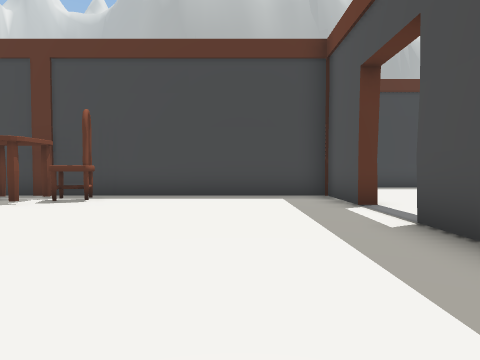
[1] (above)

24 first-person views from a walk through a scene from a Unity 3-D project. The camera is 1.4 m above the floor, tilts 2° down and sees 75° across. The floor is counted in squares, 2 m on a side. Each view is taken from the middle of a square. On the plan, view 1 faces up. The plan holds only what a view shows up to about 10 squares ahead; the rest is blank. The place goes on beyond the plan.

[2]
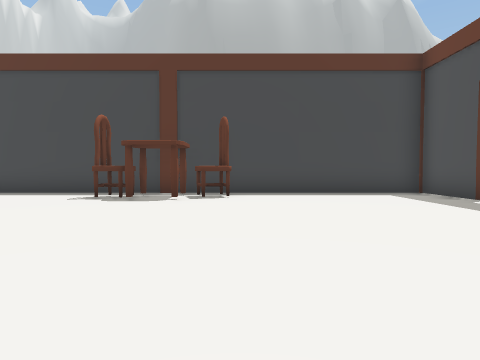

[3]
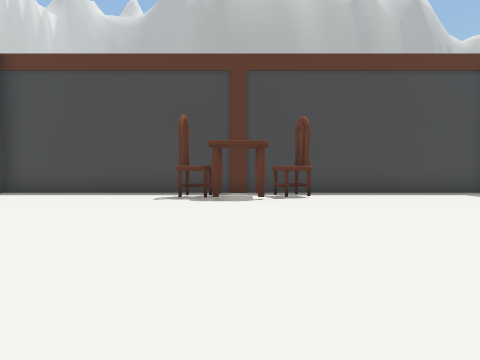

[4]
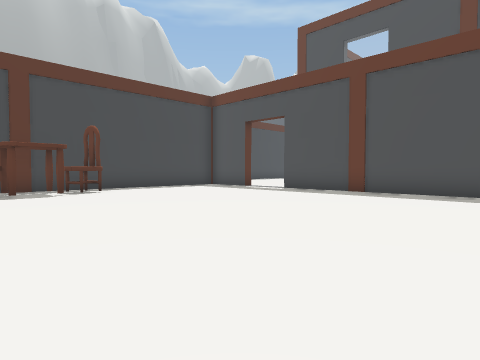

[5]
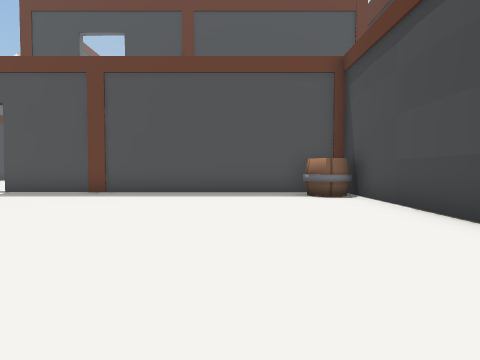

[6]
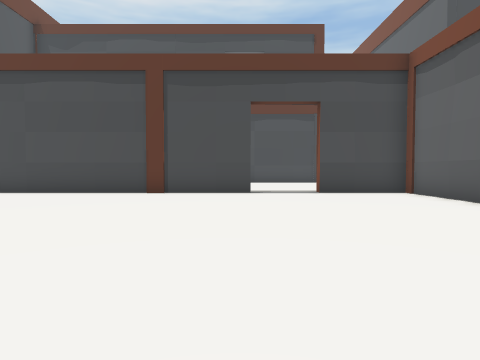

[7]
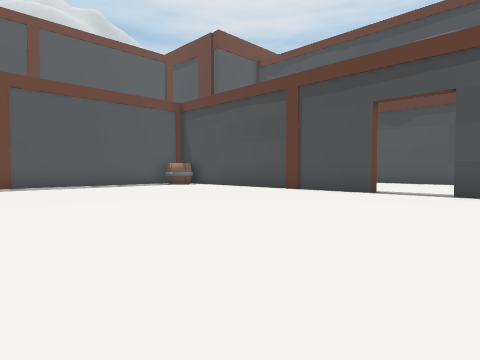

[8]
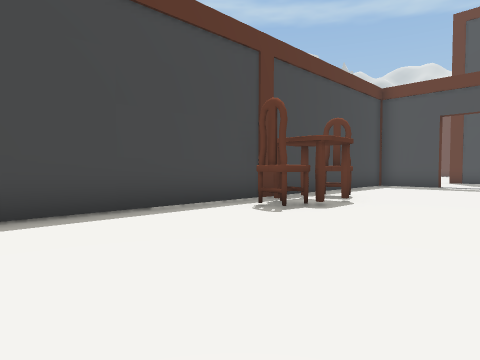

[9]
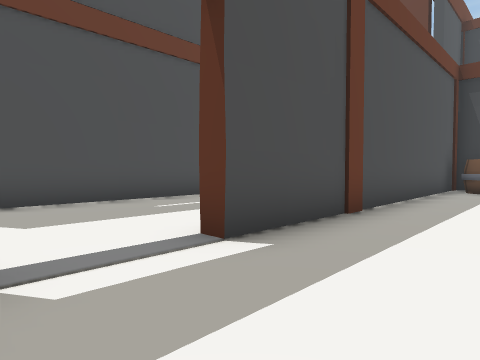

[10]
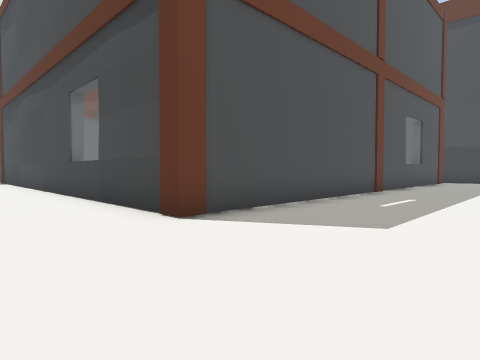

[11]
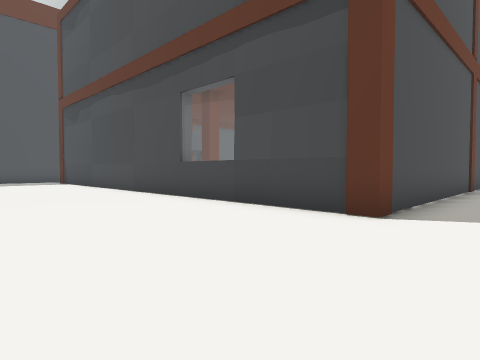

[12]
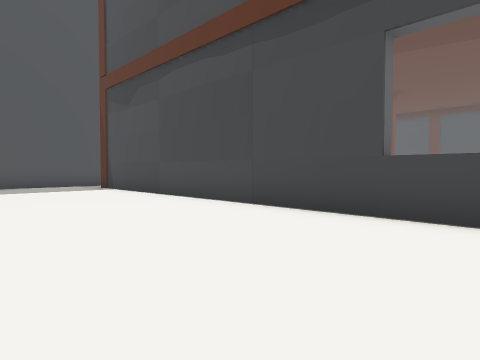

[13]
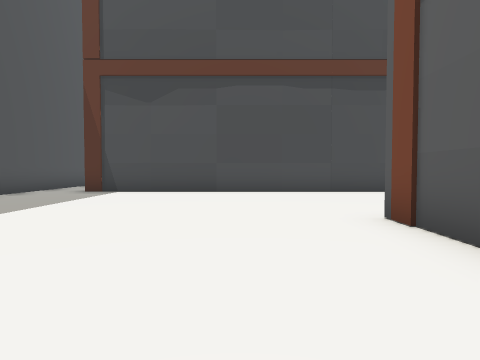

[14]
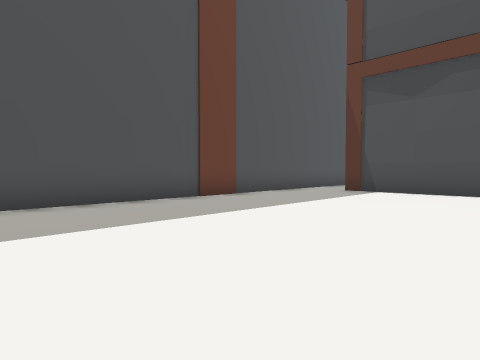

[15]
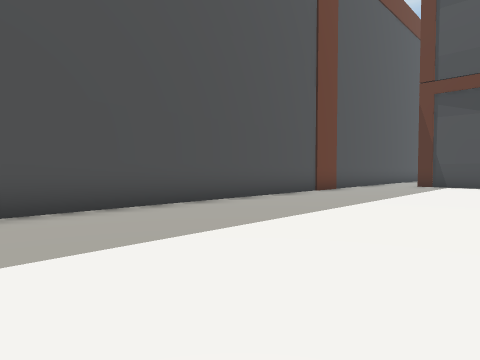

[16]
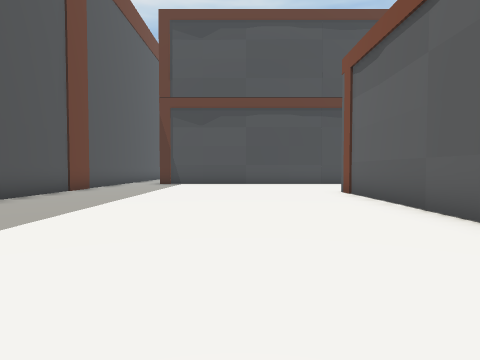

[17]
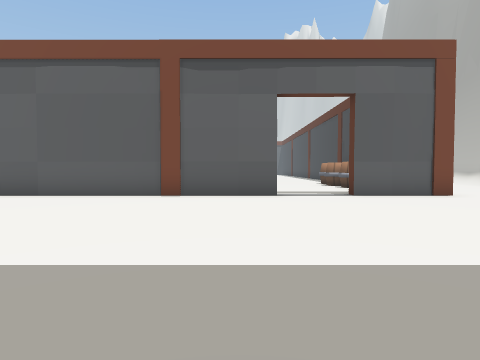

[18]
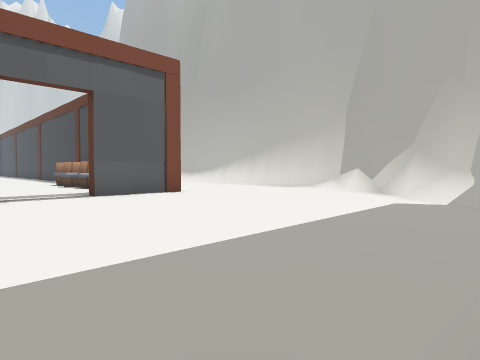

[19]
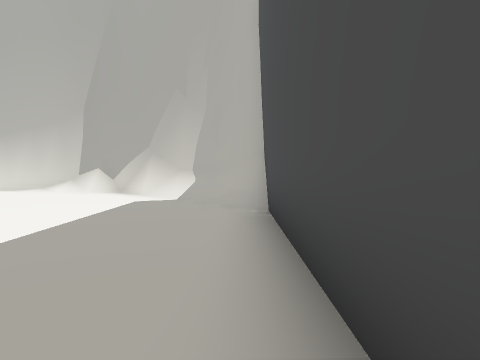

[20]
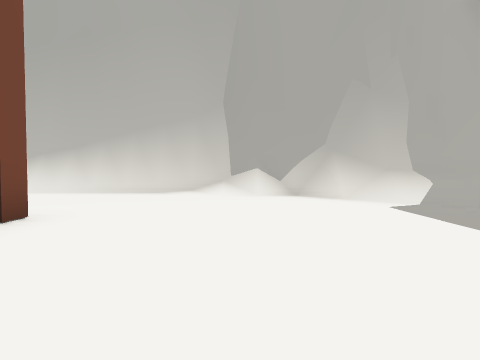

[21]
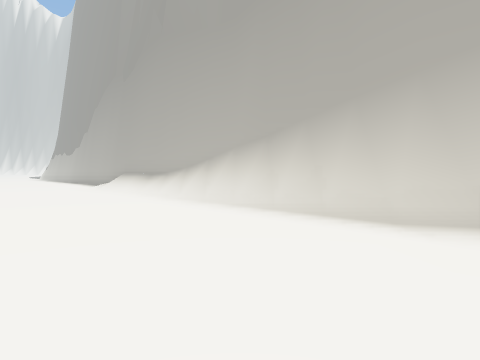

[22]
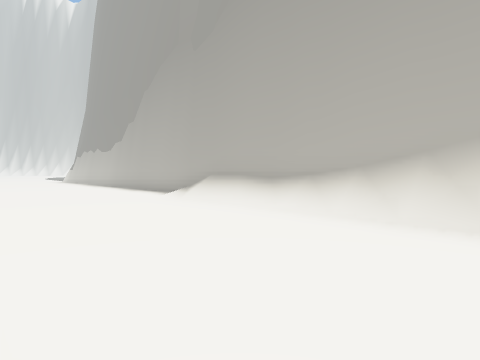

[23]
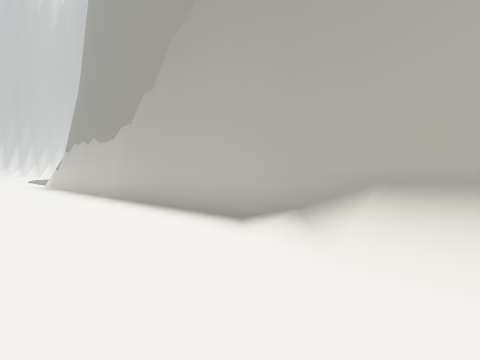

[24]
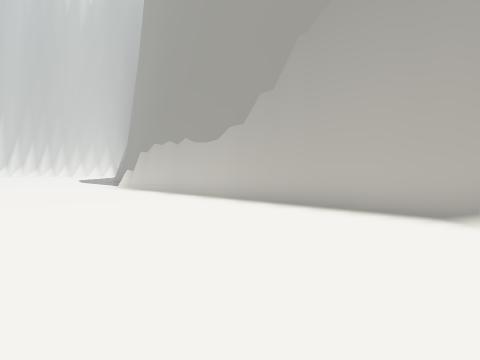

### Floor plan
Points are (right, up) in squares from view 1. A wall is a line through its corners. A room is listed if a view was taken in it or the views show most of it. See-through windows are left out.
Room 1 (views 1, 2, 3, 4, 5, 6, 7, 8, 9)
walls: (-7.3, -6.1) (2.2, -6.1) (2.2, 4); (2.2, 5.9) (2.2, 8) (-11.5, 8); (-11.5, -6.1) (-9.2, -6.1)
ways out: opening at (-8.5, -6) to room 2; opening at (2, 4.5) to room 2
objects: chair (-6, 6) to (-6, 7); chair (-4, 7) to (-3, 7); barrel (1, -5)
Room 2 (views 10, 11, 12, 13, 14, 15, 16, 17, 18, 19, 20, 21, 22, 23, 24)
walls: (2.2, 4) (2.8, 4); (6.8, -1.4) (6.8, 6.4) (21.8, 6.4); (14.9, 22) (14.9, 11.5); (23.5, 6) (23.5, 19.4); (14.9, 26.6) (14.9, 23.9); (23.5, 21.5) (23.5, 26.8) (23, 27.3); (12.7, 31.3) (12.1, 31.4); (13.7, 31.5) (13.2, 31.6); (13.2, 31.8) (11.6, 31.9); (13.6, 31.7) (13, 31.8); (11.7, 32.3) (-0.5, 32.3); (14.6, 31.6) (14, 31.7); (14.2, 31.8) (13.6, 31.8); (15.6, 31.5) (15.1, 31.6); (16.2, 31.5) (11.6, 31.5); (-7.3, -6.5) (-7.3, -6.1); (16.6, 31.7) (15.1, 31.7); (20.5, 29.4) (19.6, 30.3); (23.1, 27.2) (22.5, 28.2); (17.6, 31.3) (16.5, 31.4); (19.2, 30.6) (18.6, 30.6); (20.5, 29.8) (20, 30.3); (19, 30.8) (18.5, 30.8); (20.1, 30.1) (17.9, 31.4); (23.3, 27.5) (22.3, 28.8); (18.5, 31.2) (17.2, 31.6) (16.7, 31.7); (22.5, 28.4) (21.6, 29.3); (21.9, 29.1) (20.4, 29.9); (22.4, 28.8) (21.9, 29.3); (22, 29.2) (20.8, 30.1)
low walls: (5.9, 32.1) (3.8, 32.2); (11.8, 31.6) (11.2, 31.8); (11.7, 31.9) (10.7, 32.1); (23.5, 26.4) (22.5, 27.4); (22.7, 27.3) (22.5, 27.7); (18.6, 30.6) (17.7, 31.2); (18, 31.2) (17.5, 31.3); (22.8, 27.8) (22.4, 28.3)
ways out: opening at (-8.5, -6) to room 1; opening at (2, 4.5) to room 1; opening at (15, 22.5); opening at (22.5, 6)

Where each view was taken, in squares from view 1:
view 1: 0 up, 0 right, facing up
view 2: 1 down, 3 left, facing up
view 3: 1 down, 5 left, facing up
view 4: 3 down, 7 left, facing up-right
view 5: 3 down, 7 left, facing right
view 6: 3 up, 7 left, facing down
view 7: 3 up, 11 left, facing down-right
view 8: 3 up, 11 left, facing up-right
view 9: 6 up, 0 right, facing down-right
view 10: 9 up, 3 right, facing down-right
view 11: 11 up, 5 right, facing down-right
view 12: 11 up, 10 right, facing down-right
view 13: 16 up, 17 right, facing down
view 14: 16 up, 17 right, facing down-right
view 15: 20 up, 18 right, facing down-right
view 16: 21 up, 18 right, facing down
view 17: 21 up, 23 right, facing left
view 18: 21 up, 23 right, facing up-left
view 19: 21 up, 23 right, facing up
view 20: 22 up, 18 right, facing up
view 21: 27 up, 17 right, facing up-left
view 22: 27 up, 12 right, facing up-left
view 23: 29 up, 7 right, facing up-left
view 24: 27 up, 5 right, facing up-left
